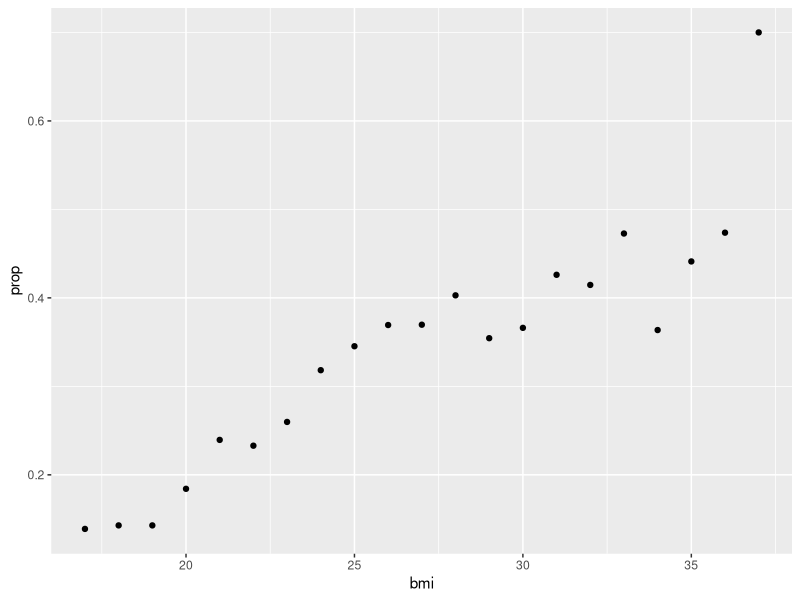
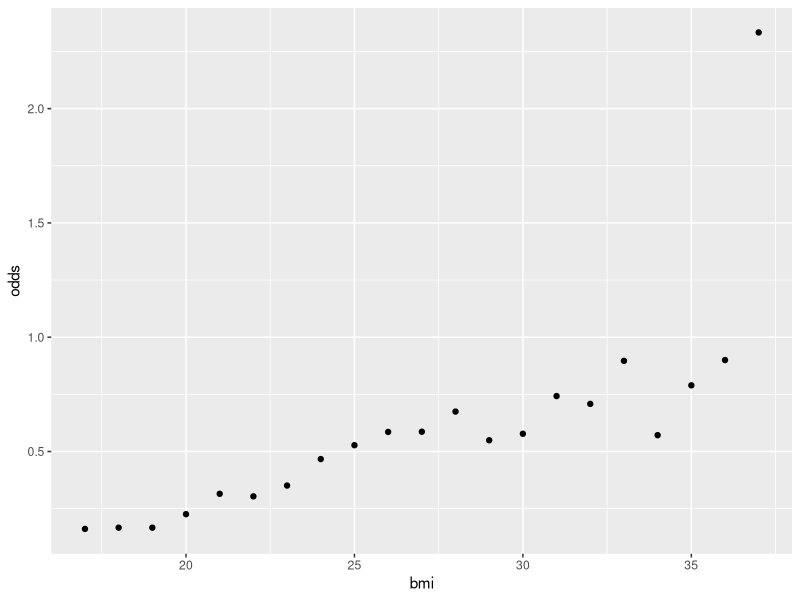
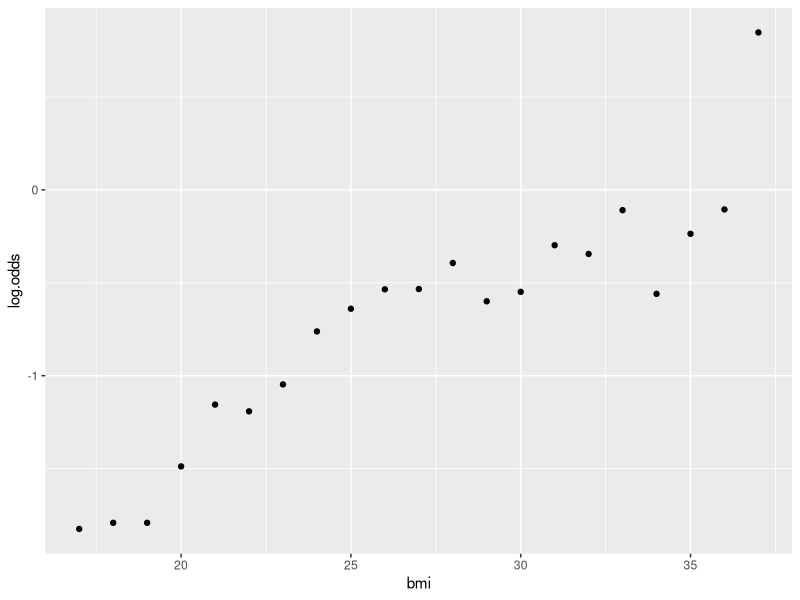
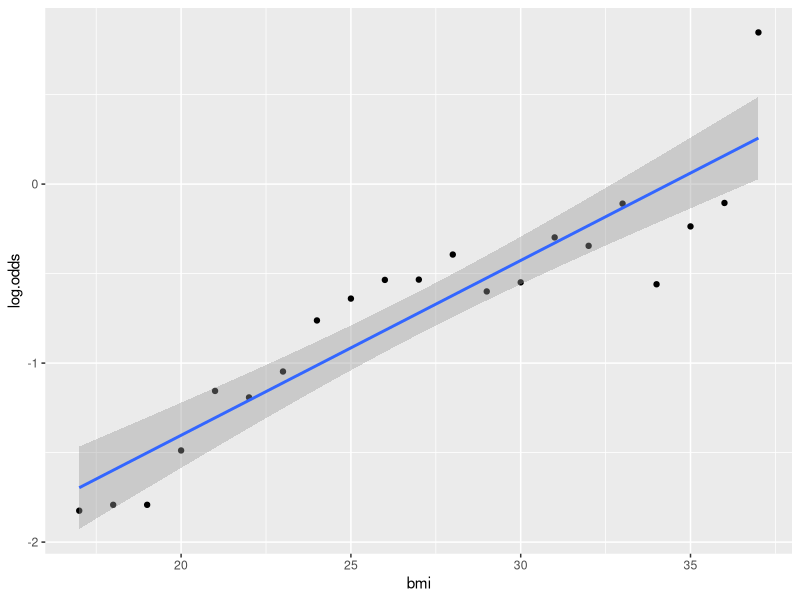

These figures' R source, in order:
## ---- chunk 1
knitr::opts_chunk$set(echo = TRUE)
library(tidyverse)
## ---- chunk 2
framingham <- read.table("framingham.txt", header=TRUE)
framingham <- framingham %>%
  mutate(BMI.Category = case_when(bmi < 18.5 ~ "Underweight",
                                  bmi <= 24.9 ~ "Normal weight",
                                  bmi <= 29.9 ~ "Overweight",
                                  bmi >= 30 ~ "Obese"))
head(framingham)
## ---- chunk 3
heart.agg <- framingham %>%
  mutate(bmi = floor(bmi) ) %>%
  group_by(bmi) %>%
  filter(n() > 15) %>%
  summarize(prop = mean(chdfate))
## ---- chunk 4
ggplot(heart.agg) + 
  geom_point(aes(x=bmi, y=prop))
## ---- chunk 5
heart.agg <- heart.agg %>%
  mutate(odds = prop/(1-prop) )

ggplot(heart.agg) + 
  geom_point(aes(x=bmi, y=odds))
## ---- chunk 6
heart.agg <- heart.agg %>%
  mutate(log.odds = log(odds) )

ggplot(heart.agg) + 
  geom_point(aes(x=bmi, y=log.odds))
## ---- chunk 7
fit <- lm(log.odds ~ bmi, data=heart.agg)
summary(fit)

ggplot(heart.agg, aes(x=bmi, y=log.odds)) + 
  geom_point() + 
  geom_smooth(method="lm")
## ---- chunk 8
predicted.log.odds <- predict(fit, newdata=data.frame(bmi=27.5))
exp(predicted.log.odds)/(1+exp(predicted.log.odds))
